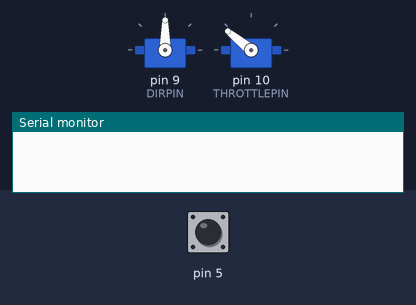
The sketch below on a simulated Arduino Uno, built with avr-gcc and run on an emulated ATmega328P. Parts: 2 × servo, the last lines printed to the serial monitor. Inputs (shaded band) come from the test bench; at power-on: pin 5 LOW.

Above: at 0.01 s.
At 1.2 s:
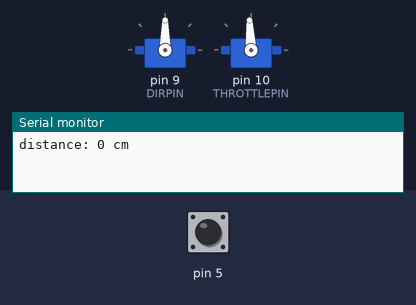
1.3 s: pin 5 pulsed HIGH 2 times (0.12 s each, 0.3 s apart)
At 2.0 s:
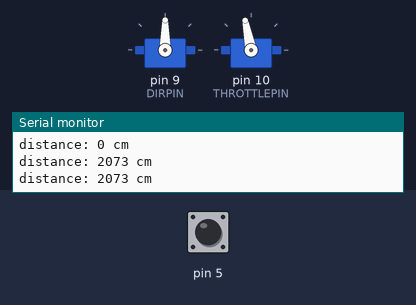
Timing chart, 0 to 4.3 s (numbered marks = the images above; inputs shaded):
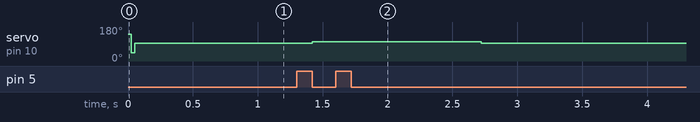

The sketch:

car.ino
```cpp
long o;

void setup()
{
  dir_init ();
  throttle_init();
  Serial.begin (9600);
  pinMode (5, INPUT);
  o = 0;
}

void loop()
{
  if ((o = getSensorCm()) > 100)
  {
    throttle_forwardPct(17);
  }
  else {
    throttle_stop();
  }

}

long getSensorCm()
{
  long pulse = 0;
  long cm = 0;
  pulse = pulseIn (5, HIGH);
  cm = int((double(pulse) / 147) * 2.54);
  Serial.print ("distance: ");
  Serial.print (cm);
  Serial.println (" cm");
  return cm;
}

void test_sensor ()
{
  char in;
  long pulse = 0;
  long cm = 0;

  if (Serial.available() > 0) {

    in = Serial.read();
    if (in == 32) {
      pulse = pulseIn (5, HIGH);
      cm = int((double(pulse) / 147) * 2.54);
      Serial.print ("distance: ");
      Serial.print (cm);
      Serial.println (" cm");
    }

  }
}
```

direction.ino
```cpp
#include <Servo.h>

#define MAXLEFT   2000
#define MAXRIGHT  1000
#define MIDDLE    1500
#define DIRPIN    9

Servo dir;

void dir_init () {
  dir.attach (DIRPIN);
}

void dir_set (int pulse) {
  dir.writeMicroseconds (pulse);
}

void dir_leftPct (int pct) {
  dir.writeMicroseconds ( int( double(MIDDLE + ( double(abs(MIDDLE-MAXLEFT))*(double(pct)/100) ))) );
}

void dir_rightPct (int pct) {
  dir.writeMicroseconds ( int( double(MIDDLE - ( double(abs(MIDDLE-MAXRIGHT))*(double(pct)/100) ))) );
}

void dir_straight () {
  dir.writeMicroseconds ( MIDDLE );
}
```

throttle.ino
```cpp
#include <Servo.h>

#define THROTTLE_MAXREVERSE  1000
#define THROTTLE_MAXFORWARD  2000
#define THROTTLE_IDLE        1500
#define THROTTLEPIN          10

Servo throttle;
int throttle_pulse;

void throttle_init () {
  throttle.attach (THROTTLEPIN);

  // ESC init sequence
  throttle_set ( THROTTLE_MAXFORWARD );
  delay (25);
  throttle_set ( THROTTLE_MAXREVERSE );
  delay (25);
  throttle_set ( THROTTLE_IDLE );

  throttle_pulse = THROTTLE_IDLE;
}

void throttle_set (int pulse) {
  throttle.writeMicroseconds (pulse);
  throttle_pulse = pulse;
}

void throttle_forwardPct (int pct) {
  int newPulse = int( double(THROTTLE_IDLE + ( double(abs(THROTTLE_IDLE - THROTTLE_MAXFORWARD))*(double(pct)/100) )));

  throttle.writeMicroseconds ( newPulse );
  throttle_pulse = newPulse;
}

void throttle_reversePct (int pct) {
  int newPulse = int( double(THROTTLE_IDLE - ( double(abs(THROTTLE_IDLE - THROTTLE_MAXREVERSE))*(double(pct)/100) )));

  if (throttle_pulse > THROTTLE_IDLE) {
    throttle_idle ();
    delay (100);
    throttle.writeMicroseconds ( newPulse );
    delay (100);
    throttle_idle ();
    delay (100);
  }
  throttle.writeMicroseconds ( newPulse );
  throttle_pulse = newPulse;
}

void throttle_idle () {
  throttle.writeMicroseconds ( THROTTLE_IDLE );
  throttle_pulse = THROTTLE_IDLE;
}

void throttle_stop () {
  /*
  int i;
  if (throttle_pulse > THROTTLE_IDLE) {


    for (i=throttle_pulse; i > THROTTLE_IDLE; i-=10) {
      throttle_set (i);
      delay (20);
    }
  }
  else if (throttle_pulse < THROTTLE_IDLE) {
    for (i=throttle_pulse; i < THROTTLE_IDLE; i+=10) {
      throttle_set (i);
      delay (20);
    }
  }
  */
  throttle.writeMicroseconds ( THROTTLE_IDLE );
  throttle_pulse = THROTTLE_IDLE;
}
```

Measured:
- after the input at 1.3 s, servo on pin 10 (THROTTLEPIN): 93° → 101° after 0.12 s, → 93° 1.3 s later
